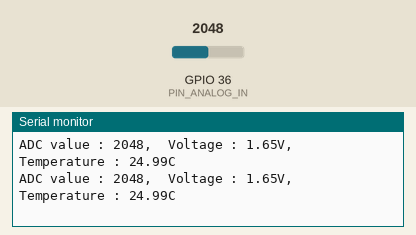
Bench run of a sketch on a simulated ESP32. On the bench: the last lines printed to the serial monitor. Inputs (shaded band) come from the test bench; at power-on: GPIO 36 (PIN_ANALOG_IN) = 2048.

Above: at 1.8 s.
1.9 s: GPIO 36 (PIN_ANALOG_IN) set to 2866
At 2.7 s:
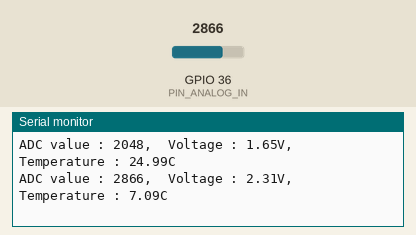
3.4 s: GPIO 36 (PIN_ANALOG_IN) set to 3603
At 4.8 s:
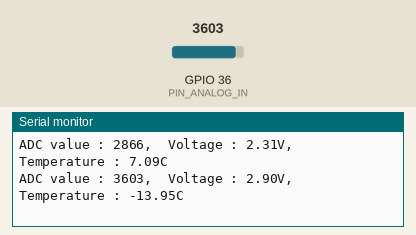
Timing chart, 0 to 6.4 s (numbered marks = the images above; inputs shaded):
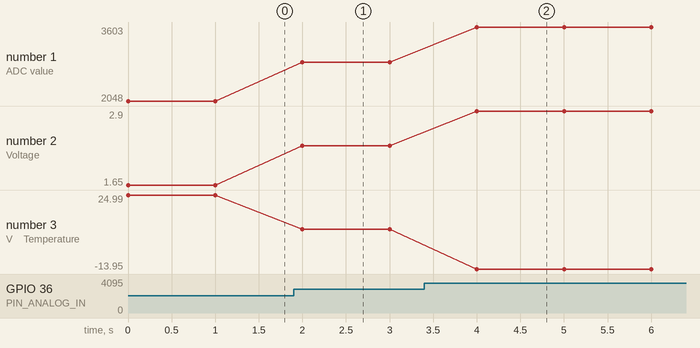

Measured:
- after the input at 1.9 s, the serial monitor: prints a new line after 0.10 s (image 1)
- after the input at 3.4 s, the serial monitor: prints a new line after 0.60 s (image 2)
- plotted number 1: 2048 → 2866 after the input at 1.9 s, 2866 → 3603 after the input at 3.4 s
- plotted number 2: 1.65 → 2.31 after the input at 1.9 s, 2.31 → 2.9 after the input at 3.4 s
- plotted number 3: 24.99 → 7.09 after the input at 1.9 s, 7.09 → -13.95 after the input at 3.4 s

The sketch:

Project_29.1_Read_the_thermistor_analog_value.ino
```cpp
//**********************************************************************************
/*
 * 文件名 : 热敏电阻
 * 描述 : 读取热敏电阻的阻值.
*/
#define PIN_ANALOG_IN   36
void setup() {
  Serial.begin(115200);
}

void loop() {
  int adcValue = analogRead(PIN_ANALOG_IN);                       //读ADC引脚
  double voltage = (float)adcValue / 4095.0 * 3.3;                // 计算电压
  double Rt = 10 * voltage / (3.3 - voltage);                     //计算热敏电阻电阻值
  double tempK = 1 / (1 / (273.15 + 25) + log(Rt / 10) / 3950.0); //计算温度(开尔文)
  double tempC = tempK - 273.15;                                  //计算温度(摄氏)
  Serial.printf("ADC value : %d,\tVoltage : %.2fV, \tTemperature : %.2fC\n", adcValue, voltage, tempC);
  delay(1000);
}
//**********************************************************************************
```
